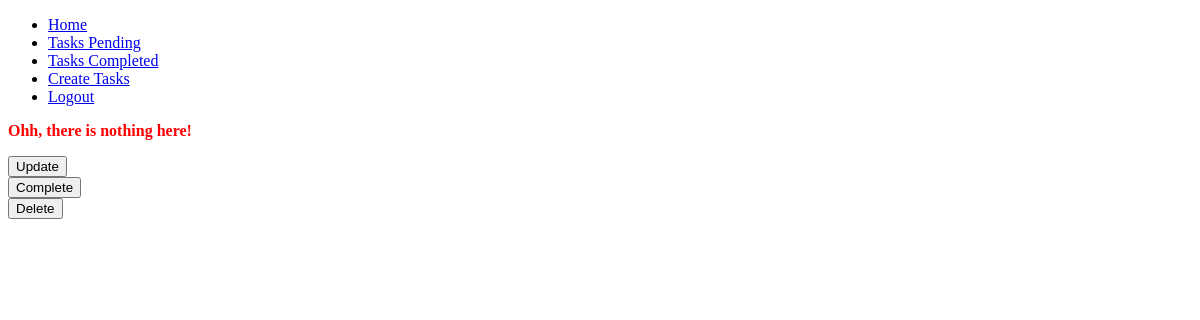
The page /tasks/12 (signed in) on the database as committed earlier.
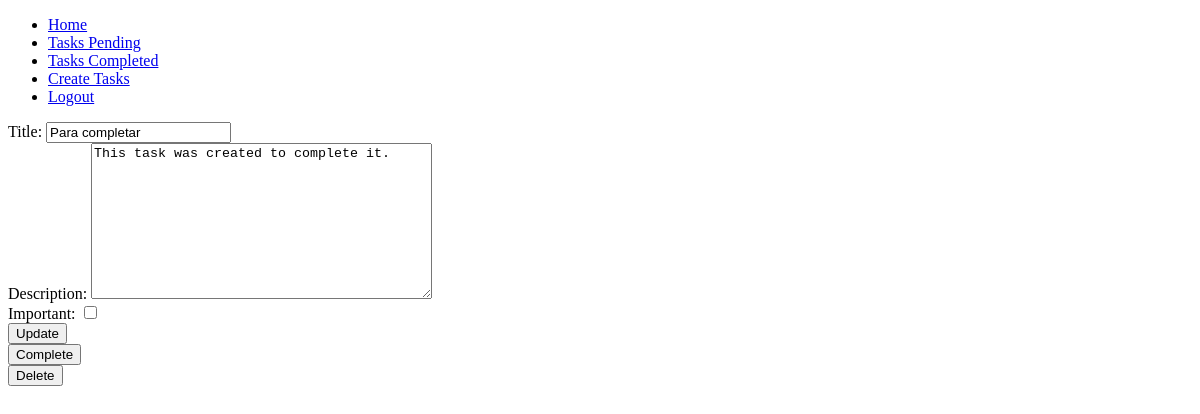
The same page on the database as committed later.
### tasks/models.py (models this page shows, shortened)
class Task(models.Model):
  title = models.CharField(max_length=200)
  description = models.TextField(max_length=200, blank=True)
  created = models.DateTimeField(auto_now_add=True)
  datecompleted = models.DateTimeField(null=True, blank=True)
  important = models.BooleanField(default=False)
  user = models.ForeignKey(User, on_delete=models.CASCADE)

### tasks/views.py (the view, shortened to what this page needs)
# urls.py: path('tasks/<int:task_id>', views.task_detail, name='task_detail'),
@login_required
def task_detail(request, task_id):
  if request.method == 'GET':
    try:
      task = get_object_or_404(Task, pk=task_id, user=request.user)
      form = Task_form(instance=task)
      return render(request, 'task_detail.html', {
        'task': task,
        'form': form
      })
    except:
      error = 'Ohh, there is nothing here!'
      return render(request, 'task_detail.html', {
        'error': error,
      })

### tasks/forms.py
class Task_form(forms.ModelForm):
  class Meta:
    model = Task
    fields = ['title', 'description', 'important']
    widgets = {
      'title': forms.TextInput(attrs={'class': 'form--title', 'placeholder': 'Write a title'}),
      'description': forms.Textarea(attrs={'class': 'form--description', 'placeholder': 'Write a description'}),
      'important': forms.CheckboxInput(attrs={'class': 'form--important'}),
    }

### tasks/templates/task_detail.html (shortened to what this page needs)
{% extends 'base.html' %}
{% block content %}
  <p style='color: red; font-weight: bold;'>{{ error }}</p>
  <form method='post'>
    {{ form.as_div }}
    <button>Update</button>
  </form>
  <form action="{% url 'complete_task' task.id %}" method='post'>
    <button>
      Complete
    </button>
  </form>
  <form action="{% url 'delete_task' task.id %}" method='post'>
    <button>
      Delete
    </button>
  </form>
{% endblock %}

Rows that differ between the two databases and show on the page:
added Task: title "Para completar", description "This task was created to complete it."
Other text that changed with them:
{{ error }}: "Ohh, there is nothing here!" → (not shown)
text now shown: "Title: Description: Important:"
